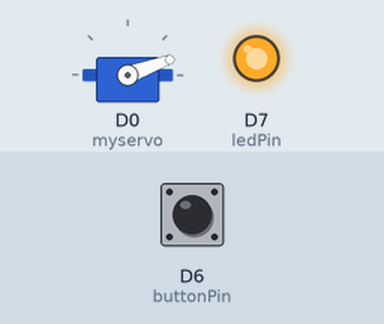
Recording of a sketch running on a simulated Particle Photon. On the bench: servo, output pins drawn as LEDs (lit = HIGH). Inputs (shaded band) come from the test bench; at power-on: D6 (buttonPin) LOW. At 6.1 s the program restarts the board; the recording ends there.

Above: at 1.2 s.
1.3 s: D6 (buttonPin) pulled HIGH for 0.15 s
At 1.45 s:
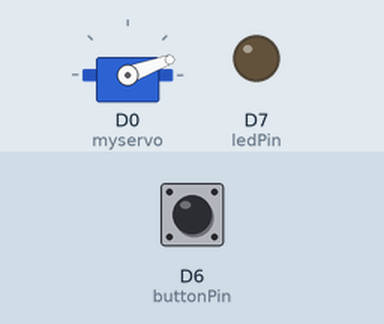
At 3.8 s:
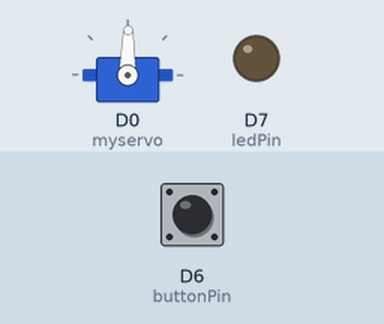
Timing chart, 0 to 6.1 s (numbered marks = the images above; inputs shaded):
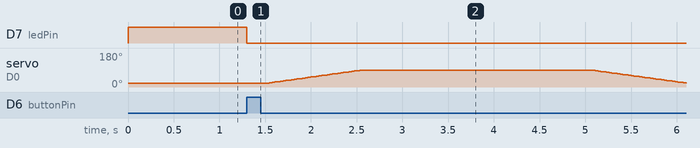

The sketch:

hackfest.ino
```cpp
Servo myservo;  // create servo object to control a servo
                // a maximum of eight servo objects can be created
#include <string.h>
#define LIB_DOMAIN "viget.fwd.wf"

TCPClient client;
int buttonPin = D6;
int ledPin = D7;

int min = 20;
int max = 90;

int pos = min;    // variable to store the servo position

void setup()
{
  Spark.function("pour", pour);
  myservo.attach(D0);  // attaches the servo on pin 0 to the servo object
  pinMode(buttonPin, INPUT);
  pinMode(ledPin, OUTPUT);

}

void loop()
{
  myservo.write(min);
  digitalWrite(ledPin, HIGH);

  if (digitalRead(buttonPin) == HIGH) {
      digitalWrite(ledPin, LOW);

      client.connect(LIB_DOMAIN, 80);
      client.println("GET /identify HTTP/1.0");
      client.println("Host: " LIB_DOMAIN);
      client.println("Content-Length: 0");
      client.println();
      client.flush();

      for(pos = min; pos < max; pos += 1)  // goes from 0 degrees to 180 degrees
      {                                  // in steps of 1 degree
        myservo.write(pos);              // tell servo to go to position in variable 'pos'
        delay(15);                       // waits 15ms for the servo to reach the position
      }

      delay(2500);

      for(pos = max; pos > min; pos -= 1)     // goes from 180 degrees to 0 degrees
      {
        myservo.write(pos);              // tell servo to go to position in variable 'pos'
        delay(15);                       // waits 15ms for the servo to reach the position
      }

      NVIC_SystemReset();
  }
}

int pour(String _) {
      for(pos = min; pos < max; pos += 1)  // goes from 0 degrees to 180 degrees
      {                                  // in steps of 1 degree
        myservo.write(pos);              // tell servo to go to position in variable 'pos'
        delay(15);                       // waits 15ms for the servo to reach the position
      }

      delay(2500);

      for(pos = max; pos > min; pos -= 1)     // goes from 180 degrees to 0 degrees
      {
        myservo.write(pos);              // tell servo to go to position in variable 'pos'
        delay(15);                       // waits 15ms for the servo to reach the position
      }
      return 1;
}
```

Measured:
- after the input at 1.3 s, D7 (ledPin): HIGH → LOW at once; servo on D0 (myservo): rises from 20° to 90° in 3.5 s, then falls to 22° in 1.0 s
